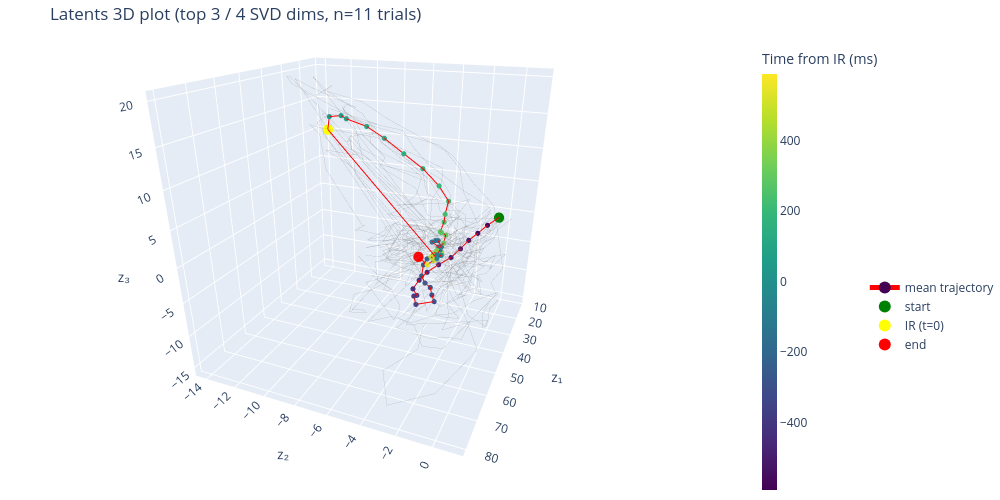

Notebook source saved alongside this figure:
### Code cell
import plotly.graph_objects as go
import numpy as np

def plot_latent_phase_portrait(means_rot, edges_ms, alpha_trials=0.3):
    num_trials, num_timesteps, _ = means_rot.shape
    mean_across_trials = means_rot.mean(axis=0)
    t_ms = 0.5 * (edges_ms[:-1] + edges_ms[1:])

    ir_idx = int(jnp.argmin(jnp.abs(t_ms)))
    x, y, z = mean_across_trials[:, 0], mean_across_trials[:, 1], mean_across_trials[:, 2]

    fig = go.Figure()

    # individual trials
    for trial in range(num_trials):
        fig.add_trace(go.Scatter3d(
            x=means_rot[trial, :, 0],
            y=means_rot[trial, :, 1],
            z=means_rot[trial, :, 2],
            mode="lines",
            line=dict(color="gray", width=1),
            opacity=alpha_trials,
            showlegend=False,
        ))

    # mean trajectory colored by time
    fig.add_trace(go.Scatter3d(
        x=x, y=y, z=z,
        mode="markers+lines",
        marker=dict(size=3, color=t_ms, colorscale="Viridis", showscale=True,
            colorbar=dict(title="Time from IR (ms)", thickness=15, x=1.0)),
        line=dict(color="red", width=2),
        name="mean trajectory",
    ))

    # start / IR / end markers
    for px, py, pz, label, color in [
        (x[0],       y[0],       z[0],       "start",   "green"),
        (x[ir_idx],  y[ir_idx],  z[ir_idx],  "IR (t=0)","yellow"),
        (x[-1],      y[-1],      z[-1],       "end",     "red"),
    ]:
        fig.add_trace(go.Scatter3d(
            x=[px], y=[py], z=[pz],
            mode="markers",
            marker=dict(size=6, color=color),
            name=label,
        ))

    fig.update_layout(
        title=f"Latents 3D plot (top 3 / 4 SVD dims, n={num_trials} trials)",
        scene=dict(xaxis_title="z₁", yaxis_title="z₂", zaxis_title="z₃", aspectmode="cube"),  # equal box, each axis same physical length
        legend=dict(itemsizing="constant", x=1.15, y=0.4),
        margin=dict(l=0, r=0, b=0, t=40),
        width=1000,
        height=500,
    )
    colorbar=dict(title="Time from IR (ms)", thickness=15, x=1.0)
    return fig

fig = plot_latent_phase_portrait(means_fit_rot, edges_ms)
fig.update_layout(scene_camera=dict(
    eye=dict(x=1.75, y=0.75, z=0.75),
    center=dict(x=0, y=0, z=-0.2))
)
fig.show()
